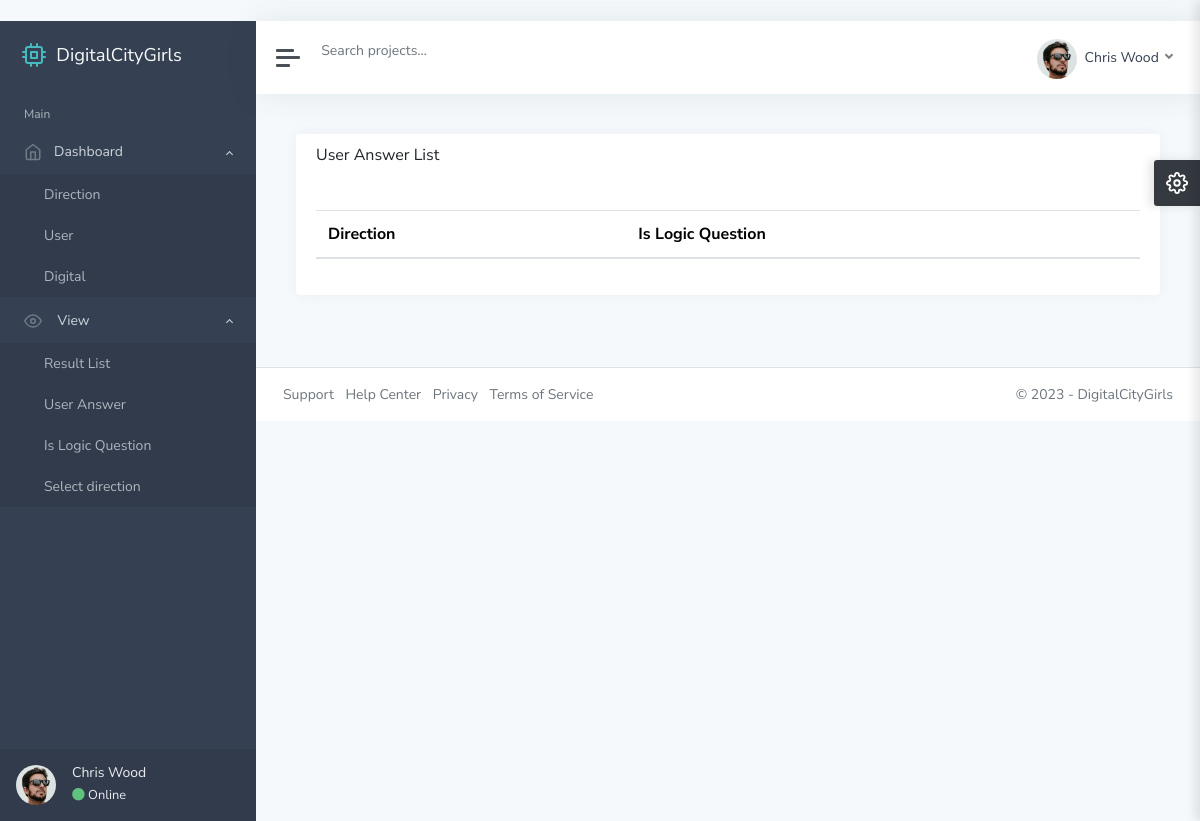
The page /ad/is-logic/ on the database as committed earlier.
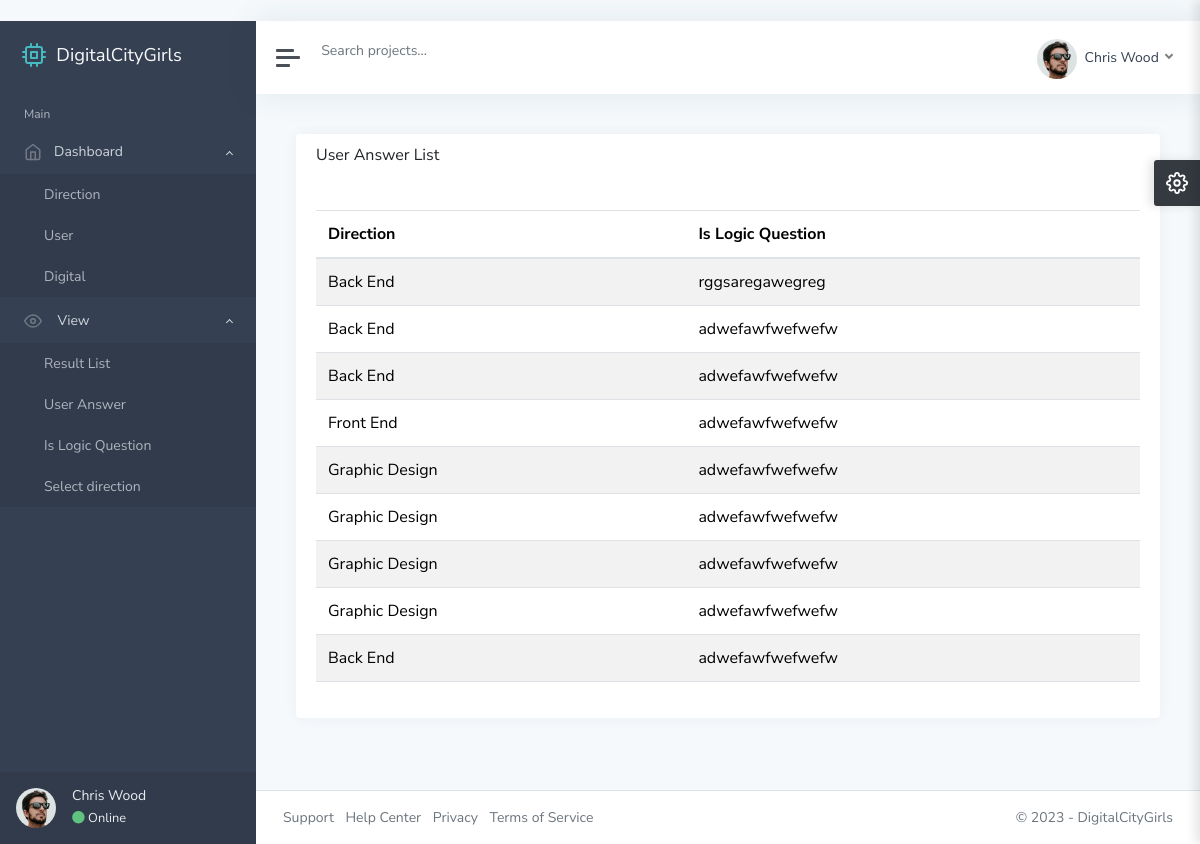
The same page on the database as committed later.
### main/models.py (models this page shows, shortened)
class IsLogicQuestion(models.Model):
    direction = models.ForeignKey(Direction, on_delete=models.CASCADE, null=False)
    is_logic_question = RichTextUploadingField()

class Direction(models.Model):
    photo = models.ImageField()
    name = models.CharField(max_length=255)
    time = models.DurationField(default=0)
    question_count = models.PositiveIntegerField()
    is_logic = models.BooleanField(default=False)
    def __str__(self):
        return self.name

### adminstrator/views.py (the view)
# urls.py: path("is-logic/", is_logic_view, name='is-logic'),
def is_logic_view(request):
    context = {
        "is_logic": IsLogicQuestion.objects.all(),
    }
    return render(request, "is-logic-question.html", context)

### template/is-logic-question.html (shortened to what this page needs)
﻿{% extends 'base.html' %}
{% load static %}
{% block content %}
			<main class="content">
				<div class="container-fluid p-0">
					<div class="row">
						<div class="col-12 col-xl-12">
							<div class="card">
								<div class="card-header">
									<h5 class="card-title">User Answer List</h5>
								</div>
								<div class="card-body">
									<table id="datatables-basic" class="table table-striped" style="width:100%">
										<thead>
											<tr>
												<th>Direction</th>
												<th>Is Logic Question</th>
											</tr>
										</thead>
										<tbody>
										{% for i in is_logic %}
											<tr>
												<td>{{ i.direction }}</td>
												<td>{{ i.is_logic_question|slice:":15"|safe }}</td>
											</tr>
										{% endfor %}
										</tbody>
									</table>
								</div>
							</div>
						</div>
					</div>
				</div>
			</main>
{% endblock content %}

Rows that differ between the two databases and show on the page:
added IsLogicQuestion: direction "Back End", is_logic_question "rggsaregawegreg"
added IsLogicQuestion: direction "Back End", is_logic_question "adwefawfwefwefw"
added IsLogicQuestion: direction "Back End", is_logic_question "adwefawfwefwefw"
added IsLogicQuestion: direction "Front End", is_logic_question "adwefawfwefwefw"
added IsLogicQuestion: direction "Graphic Design", is_logic_question "adwefawfwefwefw"
added IsLogicQuestion: direction "Graphic Design", is_logic_question "adwefawfwefwefw"
added IsLogicQuestion: direction "Graphic Design", is_logic_question "adwefawfwefwefw"
added IsLogicQuestion: direction "Graphic Design", is_logic_question "adwefawfwefwefw"
added IsLogicQuestion: direction "Back End", is_logic_question "adwefawfwefwefw"
